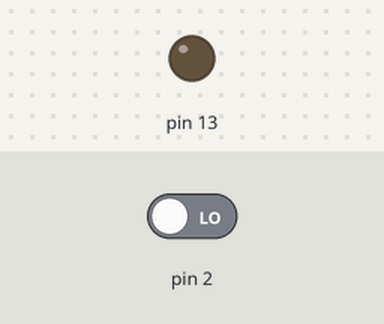
Bench run of a sketch on a simulated Arduino Uno, built with avr-gcc and run on an emulated ATmega328P. Parts: output pins drawn as LEDs (lit = HIGH). The test bench sets the inputs (shaded band); at power-on: pin 2 LOW.

Above: at 1.2 s.
1.3 s: pin 2 driven HIGH
At 2.2 s:
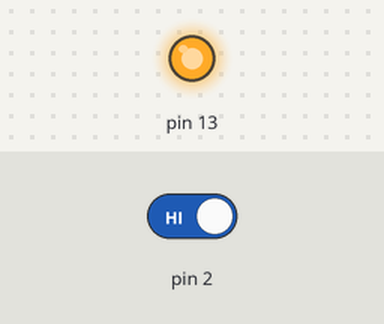
2.8 s: pin 2 driven LOW
At 3.4 s:
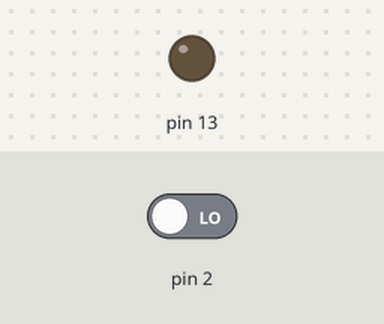
Timing chart, 0 to 5.8 s (numbered marks = the images above; inputs shaded):
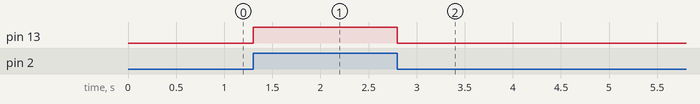

The sketch:

Stop.ino
```cpp
void setup()
{
    pinMode(13 ,OUTPUT);
    pinMode(2 ,INPUT);
}
void loop ()
{
   if (digitalRead(2) == 1)
       digitalWrite( 13, HIGH);
   else
       digitalWrite( 13, LOW);
}
```

Measured:
- after the input at 1.3 s, pin 13: LOW → HIGH at once
- after the input at 2.8 s, pin 13: HIGH → LOW at once
